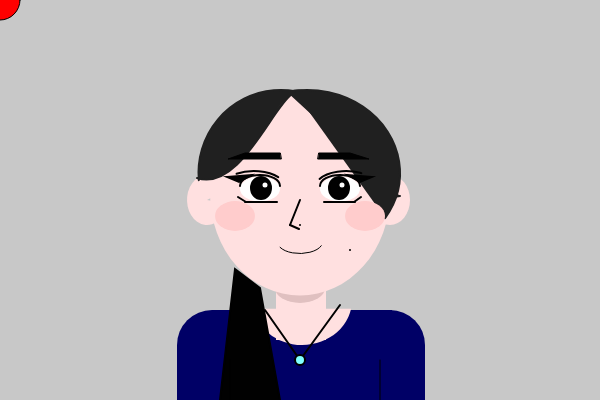
Frame 1 (no input)
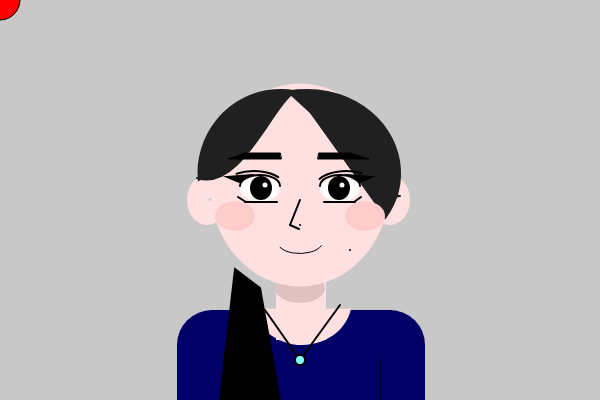
Frame 60 (no input)
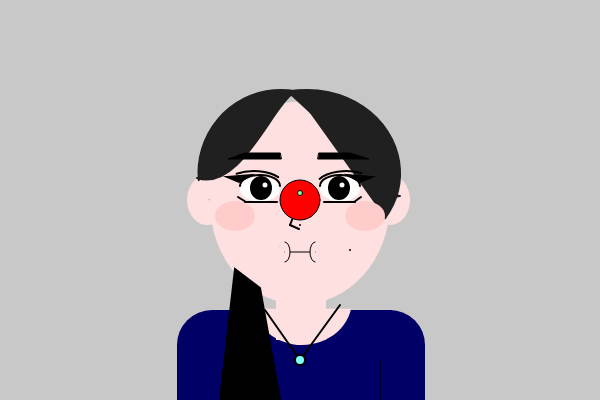
Frame 120 (the mouse pressed at the canvas centre since frame 60)

The p5.js sketch that drew these frames (run headless with seeded random() and noise() and a simulated clock; from frame 60 on, the mouse is pressed at the canvas centre):

// p5.js sketch
// ── sketch.js
let faceX, faceY;
let r, g, b;
let ballcolor;
let Tcolor;
let yDir;

function setup() {
  createCanvas(600, 400);
  yDir = 3;
  r = random(255);
  g = random(255);
  b = random(255);
  Tcolor = color("#000066");
  faceX = 300;
  faceY = 194;
  ballcolor = color(255, 0, 0);
}

function draw() {
  background(200);
  noStroke();
  
  fill(Tcolor);
  rect(212, 310, 180, 100);
  arc(390, 345, 70, 70, radians(270), radians(0));
  arc(212, 345, 70, 70, radians(180), radians(270));
  rect(177, 345, 40, 160);
  rect(385, 345, 40, 100);

  fill("#ffe0e0");
  arc(207, 200, 40, 50, radians(10), radians(333));
  arc(390, 200, 40, 50, radians(180), radians(130));
  rect(276, 280, 50, 60);
  fill("#e0c0c0");
  ellipse(300, 288, 50, 30);
  fill("#ffe0e0");
  ellipse(faceX, faceY, 180, 203);
  
  faceY += yDir;
  
  if( faceY + 101 > 310) {
    yDir *= -1;
 }
  if( faceY - 101 <80) {
    yDir *= -1;
  }
  
  arc(302, 300, 100, 90, radians(10), radians(170), OPEN);
  
  fill(255);
  ellipse(340, 189, 40, 25);
  ellipse(260, 189, 40, 25);
  
  stroke(1);
  strokeWeight(2);
  noFill();
  arc(340, 186, 40, 22, radians(180), radians(360));
  arc(260, 186, 40, 22, radians(180), radians(360));
  
  fill(1);
  ellipse(339, 188, 20, 22);
  ellipse(261, 188, 20, 22);
  
  fill(254);
  circle(342, 185, 7);
  circle(265, 185, 7);
  
  fill("#202020");
  stroke("#202020");
  curve(320, 90, 292, 94, 197, 178, 40, 10);
  curve(3, 300, 287, 92, 400, 196, 600, 20);
  arc(281, 173, 165, 166, radians(175), radians(280), OPEN);
  arc(307, 173, 186, 166, radians(261), radians(30), OPEN);
  
  stroke(1);
  fill(1);
  line(324, 202, 355, 202);
  line(277, 202, 245, 202);
  line(265, 310, 300, 360);
  line(340, 305, 300, 360);
  triangle(372, 177, 348, 175, 360, 182);
  triangle(227, 177, 251, 175, 239, 182);
  
  line(354, 202, 361, 197);
  line(246, 202, 238, 197);
  line(300, 200, 290, 225);
  line(290, 225, 299, 229);
  point(300, 225);
  point(350, 250);
  quad(235, 269, 260, 288, 280, 400, 220, 400);
  noFill();
  arc(346, 186, 60, 30, radians(195), radians(320));
  arc(254, 186, 60, 30, radians(215), radians(340));
  fill("#80ffff");
  circle(300, 360, 10);
  
  noStroke();
  fill("#ffcccc");
  
  ellipse(365, 216, 40, 30);
  ellipse(235, 216, 40, 30);
  
  stroke(1);
  strokeWeight(1);
  fill(1);
  quad(319, 153, 350, 153, 369, 159, 318, 159);
  quad(280, 153, 245, 153, 228, 159, 281, 159);
  
  noFill();
  arc(300, 242, 45, 23, radians(10), radians(165));
  line(380, 360, 380, 500);
  line(230, 360, 230, 500);
  
  
  if (dist(faceX, faceY, mouseX, mouseY) <= 140) {
    if (mouseIsPressed) {
      noStroke();
    fill("#ffe0e0");
    ellipse(301, 252, 45, 35);
    ellipse(mouseX, mouseY, 40);
    ellipse(mouseX, mouseY -7, 5);

    stroke(1);
    line(285, 252, 315, 252);
    arc(285, 252, 10, 20, radians(270), radians(90));
    arc(315, 252, 10, 20, radians(90), radians(270));
    } else {
      noStroke();
    fill("#994c4c");
    ellipse(301, 252, 45, 35);
    }
} 
  fill(ballcolor);
  ellipse(mouseX, mouseY, 40);
  fill("#99ff99");
  ellipse(mouseX, mouseY -7, 5);
}
  
function mousePressed() {
  fill("#ffe0e0");
  ellipse(mouseX, mouseY, 40);
  ellipse(mouseX, mouseY -7, 5);

}
function keyPressed() {
  if  (key === 'R') {
    Tcolor = color (r, g, 0);
  } else if (key === 'G') {
    Tcolor = color (0, g, b);
  } else if (key === 'B') {
    Tcolor = color (r, 0, b);
  } 
}
